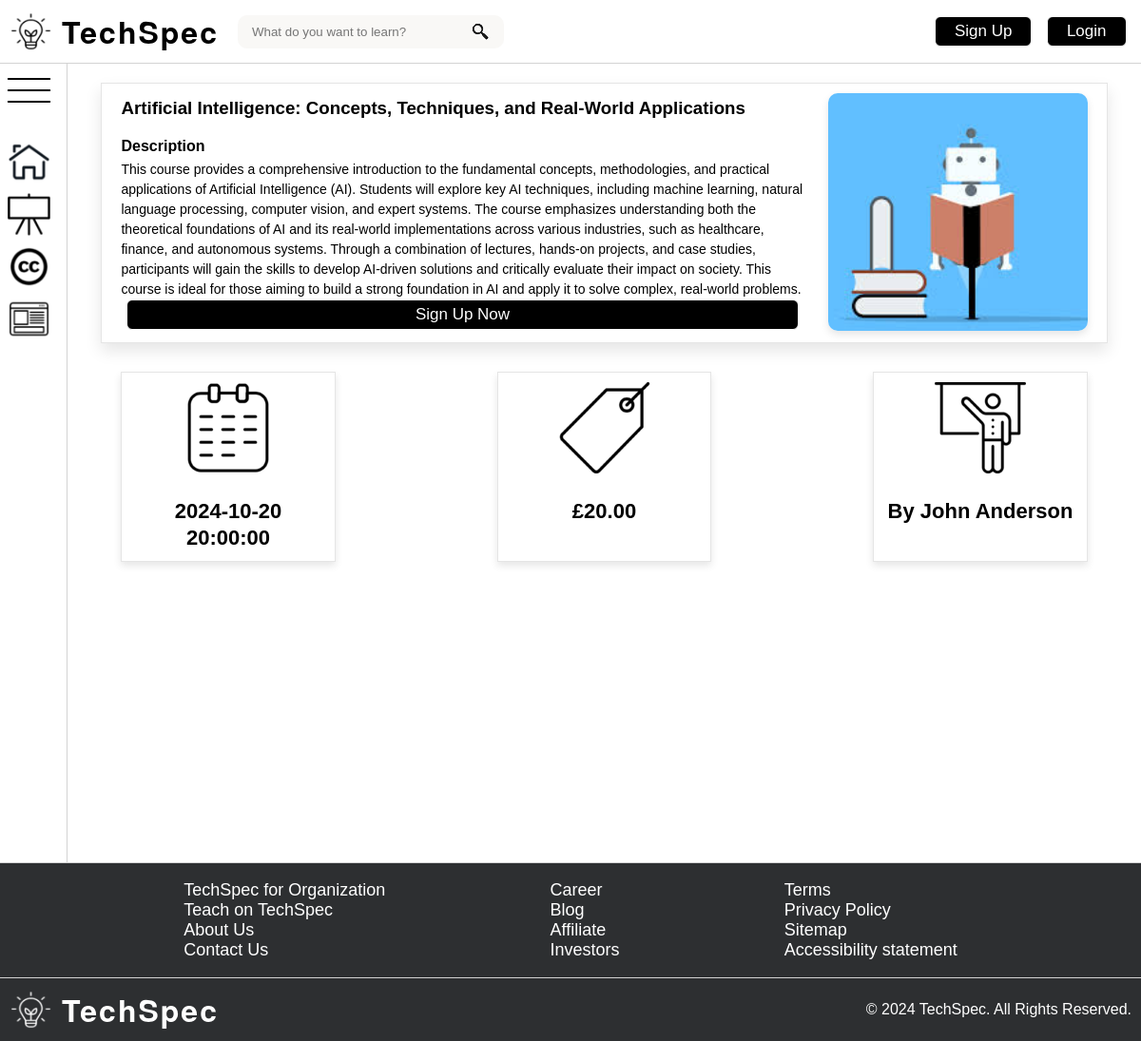
The app's page /content/detail.php?courseId=1 with its own data.
### tables this page shows
CREATE TABLE `training_sessions` (
  `trainingID` MEDIUMINT(8) PRIMARY KEY AUTO_INCREMENT,
  `title` VARCHAR(255) NOT NULL,
  `description` TEXT NOT NULL,
  `session_date` DATETIME NOT NULL,
  `price_per_person` DECIMAL(7,2) NOT NULL,
  `discount_price` DECIMAL(7,2),
  `session_imagepath` VARCHAR(255),
  `image_alt` VARCHAR(255),
  `lecturer` VARCHAR(255),
  `category` VARCHAR(255)
);

### content/logic/CoursesManager.php (called while the page is built, shortened)
<?php
class CoursesManager
{
    private static $instance;
    private $courses;
    public static function getInstance()
    {
        if (!isset(self::$instance)) {
            static::$instance = new CoursesManager();
            static::$instance->load();
        }
        return static::$instance;
    }
    private function load()
    {
        try {
            $conn = ConnectionManager::getInstance()->getConnection();
            $stmt = mysqli_prepare($conn, "SELECT * FROM training_sessions");
            if (!mysqli_stmt_execute($stmt)) {
                throw new Exception(Message::INTERNAL_SERVER_ERROR . mysqli_stmt_error($stmt));
            }
            $result = mysqli_stmt_get_result($stmt);
            while ($course = mysqli_fetch_assoc($result)) {
                $this->courses[] = $course;
            }
        } finally {
            $conn = null;
            $stmt = null;
        }
    }
    public function getCoursesById($id)
    {
        $array = [];
        foreach ($this->courses as $course) {
            if ($course['trainingID'] === $id) {
                array_push($array, $course);
            }
        }
        return $array;
    }
}

### content/detail.php (the view, shortened to what this page needs)
<?php
require_once './logic/CoursesManager.php';
$isLogin = isset($_SESSION['id']) && isset($_SESSION['name']);
$courseId = filter_input(INPUT_GET, 'courseId', FILTER_VALIDATE_INT);
$coursesManager = CoursesManager::getInstance();
foreach ($coursesManager->getCoursesById(intval($courseId)) as $course) {
  $title = $course['title'];
  $desc = $course['description'];
  $date = $course['session_date'];
  $price = $course['price_per_person'];
  $discountPrice = $course['discount_price'];
  $imagePath = $course['session_imagepath'];
  $imageAlt = $course['image_alt'];
  $lecturer = $course['lecturer'];
}
?>
<!DOCTYPE html>
<html lang="en">
<head>
  <link
    href="../assets/stylesheets/common.css"
    rel="stylesheet"
    type="text/css" />
  <link
    href="../assets/stylesheets/detail.css"
    rel="stylesheet"
    type="text/css" />
</head>
<body>
  <?php require_once 'shared.php';
  echo stringifyHeaderHtml($isLogin);
  ?>
  <div class="main-wrapper">
    <?php require_once 'shared.php';
    echo stringifySidebarHtml($isLogin);
    ?>
    <main>
      <div id="course-wrapper">
        <div id="course-detail">
          <div id="course-main">
            <h3>
              <?php echo htmlspecialchars($title) ?>
            </h3>
            <h4>
              Description
            </h4>
            <p>
              <?php echo htmlspecialchars($desc) ?>
            </p>
            <?php if ($isLogin): ?>
              <a href=<?php echo "./booking.php?courseId={$courseId}" ?> class="base-link">Book Now</a>
            <?php else: ?>
              <a href="./signup.php" class="base-link">Sign Up Now</a>
            <?php endif; ?>
          </div>
          <?php
          $imagePath = htmlspecialchars("../assets/images/" . $imagePath);
          $imageAlt = htmlspecialchars($imageAlt);
          if (file_exists($imagePath)) {
            echo "<img src='{$imagePath}' alt='{$imageAlt}'>";
          } else {
            echo "<img src='../assets/images/default.png' alt='Default course image'>";
          }
          ?>
        </div>
        <div id="course-info-cards">
          <div class="course-info-card">
            <img
              src="../assets/images/icon_calender.png"
              alt="Course Date Image" />
            <p><?php echo $date ?></p>
          </div>
          <div class="course-info-card">
            <img
              src="../assets/images/icon_tag.png"
              alt="Course Price Image" />
            <p class="<?php echo ($discountPrice && $discountPrice < $price) ? 'original-price' : ''; ?>">
              £<?php echo number_format((float)$price, 2) ?>
            </p>
          </div>
          <div class="course-info-card">
            <img
              src="../assets/images/icon_lecturer.png"
              alt="Course Lecturer Image" />
            <p>By <?php echo $lecturer ?></p>
          </div>
        </div>
      </div>
    </main>
  </div>
  <?php require_once 'shared.php';
  echo stringifyFooterHtml(); ?>
</body>
</html>

### assets/stylesheets/common.css (style rules this page uses)
html, body { width: 100%; margin: 0; font-family: Arial, sans-serif; }
html { height: 100%; }
body { display: flex; flex-direction: column; min-height: 100vh; }
main { display: flex; flex-direction: column; align-items: center; width: calc(100% - 70px); transition: width 0.3s ease; min-height: 100vh; margin: 20px auto; }
a { color: inherit; text-decoration: none; }
.main-wrapper { display: flex; flex-direction: row; }
.base-link { display: inline-block; margin: 3px 5.5px; padding: 5px 20px; cursor: pointer; text-align: center; color: #ffffff; border-radius: 6px; border: 1.5px solid #ffffff; background-color: #000000; font-size: 17px; text-decoration: none; }

### assets/stylesheets/detail.css (style rules this page uses)
#course-wrapper > div { width: 90%; margin: 0 auto 30px auto; }
#course-detail { display: flex; flex-direction: row; justify-content: space-around; padding: 10px 20px; border: 1px solid #0000001a; box-shadow: 0 8px 16px #0000001a; }
#course-detail img { width: auto; max-width: 400px; height: auto; max-height: 250px; border-radius: 10px; box-shadow: 0 4px 8px #0000001a; object-fit: cover; }
#course-main { display: flex; flex-direction: column; margin-right: 25px; }
#course-main > h3 { margin: 5px 0; }
#course-main > h4 { margin: 15px 0 5px 0; }
#course-main > p { margin: 0; font-size: 14px; line-height: 1.5; }
#course-main > a { margin-top: auto; }
#course-info-cards { display: flex; flex-direction: row; justify-content: space-between; width: 80%; }
.course-info-card { width: 20%; padding: 10px; text-align: center; border: 1px solid #0000001a; box-shadow: 0 4px 8px #0000001a; }
.course-info-card > p { margin-bottom: 0; font-size: 22px; font-weight: 700; line-height: 28px; }

### records on screen
training_sessions: title "Artificial Intelligence: Concepts, Techniques, and Real-World Applications", description "This course provides a comprehensive introduction to the fundamental concepts, methodologies, and practical applications of Artificial Intelligence (AI). Students will explore key AI techniques, including machine learning, natural language processing, computer vision, and expert systems. The course emphasizes understanding both the theoretical foundations of AI and its real-world implementations across various industries, such as healthcare, finance, and autonomous systems. Through a combination of lectures, hands-on projects, and case studies, participants will gain the skills to develop AI-driven solutions and critically evaluate their impact on society. This course is ideal for those…", session_imagepath (picture), session_date "2024-10-20 20:00:00", price_per_person "20.00", lecturer "John Anderson"
